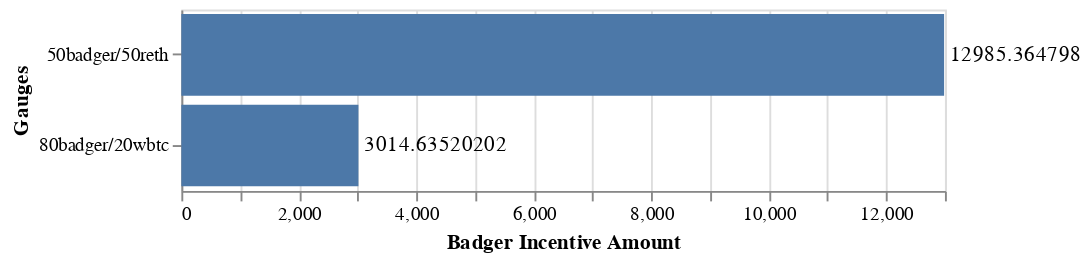

The cell this chart's notebook holds for it:
### Code cell
# Incentive split visual
chart = incentive_visuals(VISUAL_LABELS, [badger_to_bribe, remaining_bribe])
chart.properties(height=95)

### Figure 1 — Vega-Lite specification as saved in the notebook (floating-point values rounded to 4 significant figures)
{"config": {"view": {"continuousWidth": 400, "continuousHeight": 300}}, "layer": [{"mark": "bar", "encoding": {"x": {"field": "Badger Incentive Amount", "type": "quantitative"}, "y": {"field": "Gauges", "type": "ordinal"}}}, {"mark": {"type": "text", "align": "left", "baseline": "middle", "dx": 3}, "encoding": {"text": {"field": "Badger Incentive Amount", "type": "quantitative"}, "x": {"field": "Badger Incentive Amount", "type": "quantitative"}, "y": {"field": "Gauges", "type": "ordinal"}}}], "data": {"name": "data-a3cf96e688f83eb3a90f4d996af0e98e"}, "height": 95, "$schema": "https://vega.github.io/schema/vega-lite/v4.17.0.json", "datasets": {"data-a3cf96e688f83eb3a90f4d996af0e98e": [{"Gauges": "80badger/20wbtc", "Badger Incentive Amount": 3015.0}, {"Gauges": "50badger/50reth", "Badger Incentive Amount": 12990.0}]}}
